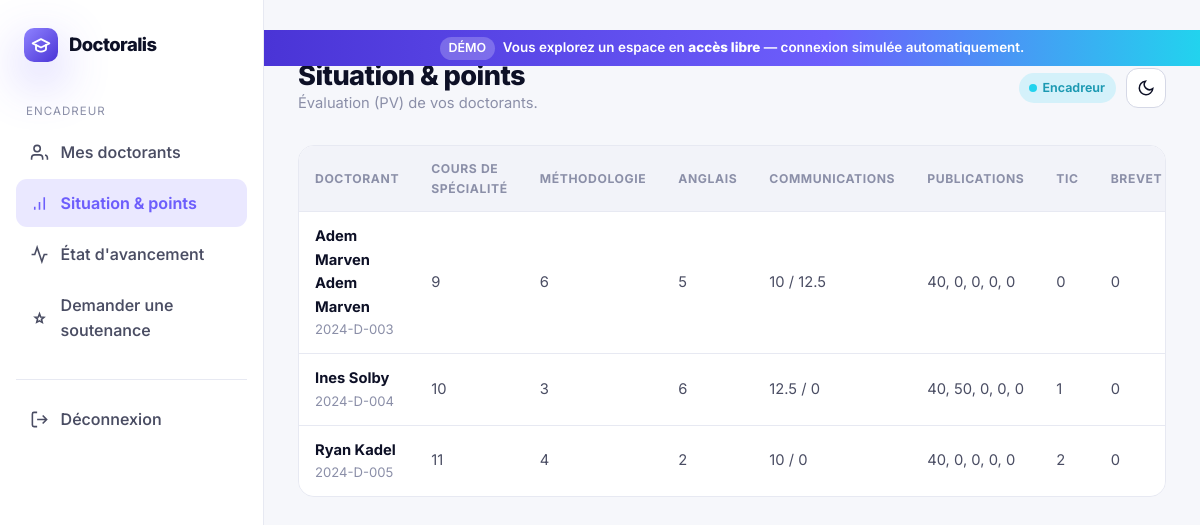
The page /encadreur/situations/ on the database its author committed.
### pages/models.py (models this page shows, shortened)
class inscription(models.Model):
    doctorant = models.ForeignKey(Doctorant, on_delete=models.CASCADE, related_name='inscription' ,null=True)
    numero_inscription = models.CharField(max_length=50, null=True)
    nom = models.CharField(max_length=100, null=True)
    prenom = models.CharField(max_length=100, null=True)
    titre_sujet = models.CharField(max_length=200, null=True)
    date_premier_inscription = models.CharField(max_length=50, null=True)
    nom_encadreur = models.CharField(max_length=100, null=True)
    nom_co_encadreur = models.CharField(max_length=100, null=True)
    mail_public = models.CharField(max_length=100, null=True)
    mail_institutionnel = models.CharField(max_length=100, null=True)
    fichier_inscription = models.FileField(upload_to='ficher_inscription/%Y', default=None, null=True)

class reinscription(models.Model):
    doctorant = models.ForeignKey(Doctorant, on_delete=models.CASCADE, related_name='reinscription' ,null=True)
    numero_inscription = models.CharField(max_length=50, null=True)
    nom = models.CharField(max_length=100, null=True)
    prenom = models.CharField(max_length=100, null=True)
    titre_sujet = models.CharField(max_length=200, null=True)
    nouveau_titre_sujet = models.CharField(max_length=200, null=True)
    date_premier_inscription = models.CharField(max_length=50, null=True)
    nom_encadreur = models.CharField(max_length=100, null=True)
    nom_co_encadreur = models.CharField(max_length=100, null=True)
    nouveau_nom_encadreur = models.CharField(max_length=100, null=True)
    nouveau_nom_co_encadreur = models.CharField(max_length=100, null=True)
    mail_public = models.CharField(max_length=100, null=True)
    mail_institutionnel = models.CharField(max_length=100, null=True)
    fichier_inscription = models.FileField(upload_to='ficher_inscription/%Y', default=None, null=True)
    pv_csd = models.FileField(upload_to='ficher_inscription/%Y', default=None, null=True)

class edition_pv(models.Model):
    doctorant = models.ForeignKey(Doctorant, on_delete=models.CASCADE, related_name='edition' ,null=True)
    cours_de_spécialité = models.CharField(max_length=50, null=True)
    methodologie = models.CharField(max_length=50, null=True)
    compétences_anglais = models.CharField(max_length=50, null=True)
    communications1 = models.CharField(max_length=50, null=True)
    communications2 = models.CharField(max_length=50, null=True)
    publication1 = models.CharField(max_length=50, null=True)
    publication2 = models.CharField(max_length=50, null=True)
    publication3 = models.CharField(max_length=50, null=True)
    publication4 = models.CharField(max_length=50, null=True)
    publication5 = models.CharField(max_length=50, null=True)
    tic = models.CharField(max_length=50, null=True)
    brevet = models.CharField(max_length=50, null=True)
    total = models.CharField(max_length=50, null=True)

class Doctorant(models.Model):
    user = models.OneToOneField(User, on_delete=models.CASCADE)
    fichier_inscription = models.FileField(upload_to='ficher_inscription/%Y', default=None, null=True)
    validation = models.BooleanField(default=False)
    annee = models.CharField(max_length=100)
    encadreur = models.ForeignKey(Encadreur, on_delete=models.CASCADE, related_name='doctorants' ,null=True)

### encadreur/views.py (the view)
# urls.py: path('situations/',views.situations,name='situations'),
def situations(request):
    encadreur = Encadreur.objects.get(user=request.user)  # Retrieve the Encadreur instance of the currently logged-in user
    doctorants = encadreur.doctorants.all()  # Retrieve doctorants associated with the encadreur
    editions = edition_pv.objects.filter(doctorant__in=doctorants)  # Filter editions based on the doctorants
    return render(request, 'encadreur/situation_doctorants.html', {'doctorants': doctorants, 'editions': editions})

### postgraduation/context_processors.py (called while the page is built)
def demo_mode(request):
    return {'DEMO_MODE': getattr(settings, 'DEMO_MODE', False)}

### postgraduation/demo.py (called while the page is built)
def _demo_encadreur_user():
    from django.db.models import Count
    from encadreur.models import Encadreur
    e = (Encadreur.objects.annotate(n=Count('doctorants')).order_by('-n')
         .select_related('user').first())
    return e.user if e else None

    def __call__(self, request):
        return self.get_response(request)

    def process_view(self, request, view_func, view_args, view_kwargs):
        if not getattr(settings, 'DEMO_MODE', False):
            return None
        match = getattr(request, 'resolver_match', None)
        if match is None:
            return None
        name = match.url_name
        if request.method == 'GET' and name in LOGIN_REDIRECTS:
            return redirect(LOGIN_REDIRECTS[name])
        desired = None
        if name in DOCTORANT_URL_NAMES:
            desired = _demo_doctorant_user()
        elif name in ENCADREUR_URL_NAMES:
            desired = _demo_encadreur_user()
        if desired is None:
            return None
        current = getattr(request, 'user', None)
        if current is None or not current.is_authenticated or current.pk != desired.pk:
            login(request, desired, backend=_DEMO_BACKEND)
        return None

### templates/encadreur/situation_doctorants.html (shortened to what this page needs)
{% extends 'base_encadreur.html' %}
{% block page_title %}Situation & points{% endblock %}
{% block page_sub %}Évaluation (PV) de vos doctorants.{% endblock %}
{% block content %}
<div class="table-wrap">
  <table class="data">
    <thead>
      <tr>
        <th>Doctorant</th><th>Cours de spécialité</th><th>Méthodologie</th><th>Anglais</th>
        <th>Communications</th><th>Publications</th><th>TIC</th><th>Brevet</th><th>Total</th>
      </tr>
    </thead>
    <tbody>
      {% for edition in editions %}
      <tr>
        <td>
          <b>
          {% for inscription in edition.doctorant.inscription.all %}{{ inscription.prenom }} {{ inscription.nom }}{% endfor %}
          {% for reinscription in edition.doctorant.reinscription.all %}{{ reinscription.prenom }} {{ reinscription.nom }}{% endfor %}
          </b>
          <div style="color:var(--muted);font-size:.82rem">{{ edition.doctorant.user.username }}</div>
        </td>
        <td>{{ edition.cours_de_spécialité|default:"—" }}</td>
        <td>{{ edition.methodologie|default:"—" }}</td>
        <td>{{ edition.compétences_anglais|default:"—" }}</td>
        <td>{{ edition.communications1|default:"0" }} / {{ edition.communications2|default:"0" }}</td>
        <td>{{ edition.publication1|default:"0" }}, {{ edition.publication2|default:"0" }}, {{ edition.publication3|default:"0" }}, {{ edition.publication4|default:"0" }}, {{ edition.publication5|default:"0" }}</td>
        <td>{{ edition.tic|default:"—" }}</td>
        <td>{{ edition.brevet|default:"—" }}</td>
      </tr>
      {% empty %}
      <tr><td colspan="9" style="text-align:center;color:var(--muted);padding:28px">Aucune évaluation disponible.</td></tr>
      {% endfor %}
    </tbody>
  </table>
</div>
{% endblock %}

### static/css/doctoralis.css (style rules this page uses)
:root { --brand-500: #6d5efc; --brand-600: #5b46f0; --brand-700: #4a34d6; --brand-400: #8f83ff; --brand-glow: rgba(109, 94, 252, .45); --accent-teal: #22d3ee; --series-1: #2a78d6; --series-2: #1baf7a; --series-3: #eda100; --series-4: #4a3aa7; --series-5: #e34948; --good: #0ca30c; --warning: #eda100; --critical: #d03b3b; --bg: #f6f7fb; --surface: #ffffff; --surface-2: #f2f3f9; --elevated: #ffffff; --ink: #0d1026; --ink-2: #4a4d63; --muted: #8b8fa8; --line: #e7e9f2; --line-strong: #d5d8e6; --radius: 16px; --radius-sm: 11px; --radius-lg: 26px; --shadow-sm: 0 1px 2px rgba(16, 18, 40, .06), 0 1px 3px rgba(16, 18, 40, .04); --shadow-md: 0 6px 20px rgba(16, 18, 40, .08), 0 2px 6px rgba(16, 18, 40, .04); --shadow-lg: 0 24px 60px rgba(16, 18, 40, .14), 0 8px 24px rgba(16, 18, 40, .08); --shadow-glow: 0 18px 50px var(--brand-glow); --font: "Inter", "Segoe UI", system-ui, -apple-system, sans-serif; --maxw: 1180px; }
* { box-sizing: border-box; }
html { scroll-behavior: smooth; }
body { margin: 0; font-family: var(--font); background: var(--bg); color: var(--ink); line-height: 1.6; -webkit-font-smoothing: antialiased; text-rendering: optimizeLegibility; transition: background .4s ease, color .4s ease; }
.table-wrap { overflow-x: auto; border: 1px solid var(--line); border-radius: var(--radius); background: var(--surface); }
table.data { width: 100%; border-collapse: collapse; font-size: .92rem; }
table.data th { text-align: left; padding: 13px 16px; font-size: .76rem; text-transform: uppercase; letter-spacing: .05em; color: var(--muted); border-bottom: 1px solid var(--line); background: var(--surface-2); position: sticky; top: 0; }
table.data td { padding: 13px 16px; border-bottom: 1px solid var(--line); color: var(--ink-2); }
table.data tr:last-child td { border-bottom: 0; }
table.data td b, table.data td strong { color: var(--ink); }

### rows shown on the page
edition_pv: doctorant.user.username "2024-D-003", cours_de_spécialité "9", methodologie "6", compétences_anglais "5", communications1 "10", communications2 "12.5", publication1 "40", publication2 "0", publication3 "0", publication4 "0", publication5 "0", tic "0", brevet "0"
inscription: prenom "Adem", nom "Marven"
reinscription: prenom "Adem", nom "Marven"
edition_pv: doctorant.user.username "2024-D-004", cours_de_spécialité "10", methodologie "3", compétences_anglais "6", communications1 "12.5", communications2 "0", publication1 "40", publication2 "50", publication3 "0", publication4 "0", publication5 "0", tic "1", brevet "0"
reinscription: prenom "Ines", nom "Solby"
edition_pv: doctorant.user.username "2024-D-005", cours_de_spécialité "11", methodologie "4", compétences_anglais "2", communications1 "10", communications2 "0", publication1 "40", publication2 "0", publication3 "0", publication4 "0", publication5 "0", tic "2", brevet "0"
reinscription: prenom "Ryan", nom "Kadel"
